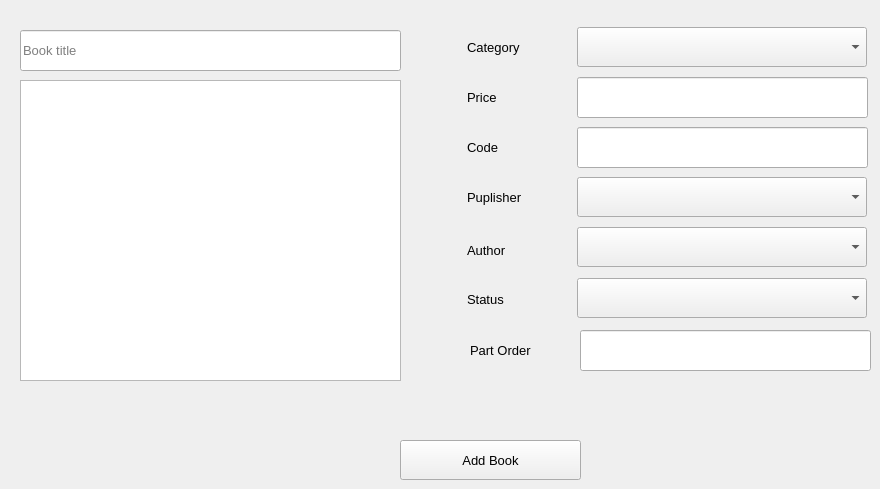
      <widget class="QWidget" name="tab_11">
       <attribute name="title">
        <string>Add New Book</string>
       </attribute>
       <widget class="QPushButton" name="pushButton_10">
        <property name="geometry">
         <rect>
          <x>400</x>
          <y>440</y>
          <width>181</width>
          <height>40</height>
         </rect>
        </property>
        <property name="font">
         <font>
          <family>MS Shell Dlg 2</family>
          <pointsize>10</pointsize>
          <weight>9</weight>
          <italic>false</italic>
          <bold>false</bold>
         </font>
        </property>
        <property name="text">
         <string>Add Book</string>
        </property>
       </widget>
       <widget class="QLineEdit" name="lineEdit_3">
        <property name="geometry">
         <rect>
          <x>20</x>
          <y>30</y>
          <width>381</width>
          <height>41</height>
         </rect>
        </property>
        <property name="font">
         <font>
          <family>MS Shell Dlg 2</family>
          <pointsize>10</pointsize>
          <weight>9</weight>
          <italic>false</italic>
          <bold>false</bold>
         </font>
        </property>
        <property name="placeholderText">
         <string>Book title</string>
        </property>
       </widget>
       <widget class="QTextEdit" name="textEdit">
        <property name="geometry">
         <rect>
          <x>20</x>
          <y>80</y>
          <width>381</width>
          <height>301</height>
         </rect>
        </property>
        <property name="font">
         <font>
          <family>MS Shell Dlg 2</family>
          <pointsize>10</pointsize>
          <weight>9</weight>
          <italic>false</italic>
          <bold>false</bold>
         </font>
        </property>
       </widget>
       <widget class="QComboBox" name="comboBox_3">
        <property name="geometry">
         <rect>
          <x>577</x>
          <y>27</y>
          <width>290</width>
          <height>40</height>
         </rect>
        </property>
        <property name="font">
         <font>
          <family>MS Shell Dlg 2</family>
          <pointsize>10</pointsize>
          <weight>9</weight>
          <italic>false</italic>
          <bold>false</bold>
         </font>
        </property>
       </widget>
       <widget class="QLabel" name="label_2">
        <property name="geometry">
         <rect>
          <x>467</x>
          <y>27</y>
          <width>80</width>
          <height>40</height>
         </rect>
        </property>
        <property name="font">
         <font>
          <family>MS Shell Dlg 2</family>
          <pointsize>10</pointsize>
          <weight>9</weight>
          <italic>false</italic>
          <bold>false</bold>
         </font>
        </property>
        <property name="text">
         <string>Category</string>
        </property>
       </widget>
       <widget class="QLineEdit" name="lineEdit_4">
        <property name="geometry">
         <rect>
          <x>577</x>
          <y>77</y>
          <width>291</width>
          <height>41</height>
         </rect>
        </property>
        <property name="font">
         <font>
          <family>MS Shell Dlg 2</family>
          <pointsize>10</pointsize>
          <weight>9</weight>
          <italic>false</italic>
          <bold>false</bold>
         </font>
        </property>
       </widget>
       <widget class="QLabel" name="label_3">
        <property name="geometry">
         <rect>
          <x>467</x>
          <y>77</y>
          <width>80</width>
          <height>40</height>
         </rect>
        </property>
        <property name="font">
         <font>
          <family>MS Shell Dlg 2</family>
          <pointsize>10</pointsize>
          <weight>9</weight>
          <italic>false</italic>
          <bold>false</bold>
         </font>
        </property>
        <property name="text">
         <string>Price</string>
        </property>
       </widget>
       <widget class="QLineEdit" name="lineEdit_5">
        <property name="geometry">
         <rect>
          <x>577</x>
          <y>127</y>
          <width>291</width>
          <height>41</height>
         </rect>
        </property>
        <property name="font">
         <font>
          <family>MS Shell Dlg 2</family>
          <pointsize>10</pointsize>
          <weight>9</weight>
          <italic>false</italic>
          <bold>false</bold>
         </font>
        </property>
        <property name="text">
         <string/>
        </property>
       </widget>
       <widget class="QLabel" name="label_4">
        <property name="geometry">
         <rect>
          <x>467</x>
          <y>127</y>
          <width>80</width>
          <height>40</height>
         </rect>
        </property>
        <property name="font">
         <font>
          <family>MS Shell Dlg 2</family>
          <pointsize>10</pointsize>
          <weight>9</weight>
          <italic>false</italic>
          <bold>false</bold>
         </font>
        </property>
        <property name="text">
         <string>Code</string>
        </property>
       </widget>
       <widget class="QLabel" name="label_5">
        <property name="geometry">
         <rect>
          <x>467</x>
          <y>177</y>
          <width>80</width>
          <height>40</height>
         </rect>
        </property>
        <property name="font">
         <font>
          <family>MS Shell Dlg 2</family>
          <pointsize>10</pointsize>
          <weight>9</weight>
          <italic>false</italic>
          <bold>false</bold>
         </font>
        </property>
        <property name="text">
         <string>Puplisher</string>
        </property>
       </widget>
       <widget class="QComboBox" name="comboBox_4">
        <property name="geometry">
         <rect>
          <x>577</x>
          <y>177</y>
          <width>290</width>
          <height>40</height>
         </rect>
        </property>
        <property name="font">
         <font>
          <family>MS Shell Dlg 2</family>
          <pointsize>10</pointsize>
          <weight>9</weight>
          <italic>false</italic>
          <bold>false</bold>
         </font>
        </property>
       </widget>
       <widget class="QComboBox" name="comboBox_5">
        <property name="geometry">
         <rect>
          <x>577</x>
          <y>227</y>
          <width>290</width>
          <height>40</height>
         </rect>
        </property>
        <property name="font">
         <font>
          <family>MS Shell Dlg 2</family>
          <pointsize>10</pointsize>
          <weight>9</weight>
          <italic>false</italic>
          <bold>false</bold>
         </font>
        </property>
       </widget>
       <widget class="QLabel" name="label_6">
        <property name="geometry">
         <rect>
          <x>467</x>
          <y>230</y>
          <width>80</width>
          <height>40</height>
         </rect>
        </property>
        <property name="font">
         <font>
          <family>MS Shell Dlg 2</family>
          <pointsize>10</pointsize>
          <weight>9</weight>
          <italic>false</italic>
          <bold>false</bold>
         </font>
        </property>
        <property name="text">
         <string>Author</string>
        </property>
       </widget>
       <widget class="QLabel" name="label_7">
        <property name="geometry">
         <rect>
          <x>467</x>
          <y>279</y>
          <width>80</width>
          <height>40</height>
         </rect>
        </property>
        <property name="font">
         <font>
          <family>MS Shell Dlg 2</family>
          <pointsize>10</pointsize>
          <weight>9</weight>
          <italic>false</italic>
          <bold>false</bold>
         </font>
        </property>
        <property name="text">
         <string>Status</string>
        </property>
       </widget>
       <widget class="QComboBox" name="comboBox_6">
        <property name="geometry">
         <rect>
          <x>577</x>
          <y>278</y>
          <width>290</width>
          <height>40</height>
         </rect>
        </property>
        <property name="font">
         <font>
          <family>MS Shell Dlg 2</family>
          <pointsize>10</pointsize>
          <weight>9</weight>
          <italic>false</italic>
          <bold>false</bold>
         </font>
        </property>
       </widget>
       <widget class="QLabel" name="label_8">
        <property name="geometry">
         <rect>
          <x>470</x>
          <y>330</y>
          <width>100</width>
          <height>40</height>
         </rect>
        </property>
        <property name="font">
         <font>
          <family>MS Shell Dlg 2</family>
          <pointsize>10</pointsize>
          <weight>9</weight>
          <italic>false</italic>
          <bold>false</bold>
         </font>
        </property>
        <property name="text">
         <string>Part Order</string>
        </property>
       </widget>
       <widget class="QLineEdit" name="lineEdit_6">
        <property name="geometry">
         <rect>
          <x>580</x>
          <y>330</y>
          <width>291</width>
          <height>41</height>
         </rect>
        </property>
        <property name="text">
         <string/>
        </property>
       </widget>
      </widget>
